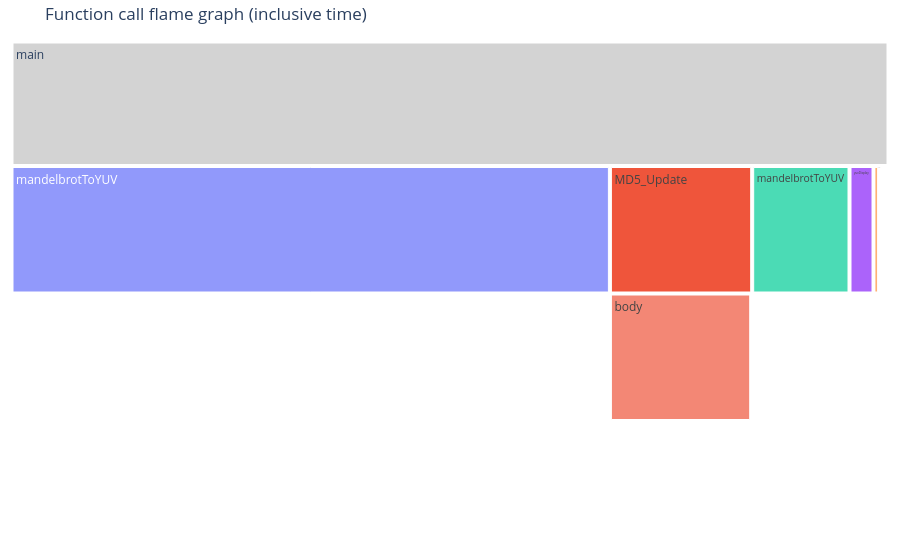

Here is the notebook cell this chart was saved with:
### Markdown cell above
### 2.1 Flame Graph view of the function call tree

This flame graph represents the inclusive CPU time of each function in the call tree. The wider a block, the more time it spent including its descendants.

### Code cell
# Plot the call hierarchy as an inclusive-time flame graph
flame_graph = trace_parser.build_flamegraph(calls)
flame_graph

### Figure 1 — Plotly figure (JSON) as saved in the notebook; plotly's stock layout.template omitted (floating-point values rounded to 4 significant figures; data arrays with more than 128 entries replaced by an {"elided": "..."} marker saying what was removed)
{"data": [{"branchvalues": "total", "customdata": {"elided": "18x10 mixed values"}, "hoverlabel": {"namelength": 80}, "hovertemplate": "<b>%{label}</b><br>file: %{customdata[9]}<br>calls: %{customdata[0]}<br>inclusive time: %{customdata[1]} us<br>exclusive time: %{customdata[2]} us<br>avg incl: %{customdata[3]:.2f} us<br>avg excl: %{customdata[4]:.2f} us<br>parent incl: %{customdata[5]:.2f}%<br>parent excl: %{customdata[6]:.2f}%<br>total incl: %{customdata[7]:.2f}%<br>total excl: %{customdata[8]:.2f}%<extra></extra>", "ids": ["main:0000000140004A50:root:0", "yuvDisplayInit:00000001400034A0:main:0000000140004A50:root:0:1", "startTiming:00000001400014E0:yuvDisplayInit:00000001400034A0:main:0000000140004A50:root:0:1:2", "startTiming:00000001400014E0:main:0000000140004A50:root:0:3", "mandelbrotToYUV:0000000140001920:main:0000000140004A50:root:0:4", "MD5_Update:0000000140002C30:main:0000000140004A50:root:0:5", "MD5_Init:0000000140002150:MD5_Update:0000000140002C30:main:0000000140004A50:root:0:5:6", "body:00000001400021A0:MD5_Update:0000000140002C30:main:0000000140004A50:root:0:5:7", "MD5_Final:0000000140002960:MD5_Update:0000000140002C30:main:0000000140004A50:root:0:5:8", "body:00000001400021A0:MD5_Final:0000000140002960:MD5_Update:0000000140002C30:main:0000000140004A50:root:0:5:8:9", "mandelbrotToYUV:0000000140001AB0:main:0000000140004A50:root:0:10", "yuvDisplay:0000000140003810:main:0000000140004A50:root:0:11", "stopTiming:0000000140001520:yuvDisplay:0000000140003810:main:0000000140004A50:root:0:11:12", "startTiming:00000001400014E0:yuvDisplay:0000000140003810:main:0000000140004A50:root:0:11:13", "exitCallBack:0000000140003430:yuvDisplay:0000000140003810:main:0000000140004A50:root:0:11:14", "stopTiming:0000000140001520:main:0000000140004A50:root:0:15", "yuvFinalize:0000000140003AA0:main:0000000140004A50:root:0:16", "exitCallBack:0000000140003430:yuvFinalize:0000000140003AA0:main:0000000140004A50:root:0:16:17"], "labels": ["main", "yuvDisplayInit", "startTiming", "startTiming", "mandelbrotToYUV", "MD5_Update", "MD5_Init", "body", "MD5_Final", "body", "mandelbrotToYUV", "yuvDisplay", "stopTiming", "startTiming", "exitCallBack", "stopTiming", "yuvFinalize", "exitCallBack"], "parents": ["", "main:0000000140004A50:root:0", "yuvDisplayInit:00000001400034A0:main:0000000140004A50:root:0:1", "main:0000000140004A50:root:0", "main:0000000140004A50:root:0", "main:0000000140004A50:root:0", "MD5_Update:0000000140002C30:main:0000000140004A50:root:0:5", "MD5_Update:0000000140002C30:main:0000000140004A50:root:0:5", "MD5_Update:0000000140002C30:main:0000000140004A50:root:0:5", "MD5_Final:0000000140002960:MD5_Update:0000000140002C30:main:0000000140004A50:root:0:5:8", "main:0000000140004A50:root:0", "main:0000000140004A50:root:0", "yuvDisplay:0000000140003810:main:0000000140004A50:root:0:11", "yuvDisplay:0000000140003810:main:0000000140004A50:root:0:11", "yuvDisplay:0000000140003810:main:0000000140004A50:root:0:11", "main:0000000140004A50:root:0", "main:0000000140004A50:root:0", "yuvFinalize:0000000140003AA0:main:0000000140004A50:root:0:16"], "root": {"color": "lightgrey"}, "tiling": {"orientation": "v", "pad": 3}, "type": "icicle", "values": [19953427, 121232, 14, 15, 13614544, 3237650, 977, 3215490, 1859, 663, 2214188, 545994, 975, 580, 1965, 47, 15253, 74]}], "layout": {"font": {"size": 12}, "margin": {"b": 10, "l": 10, "r": 10, "t": 40}, "paper_bgcolor": "white", "plot_bgcolor": "white", "title": {"text": "Function call flame graph (inclusive time)"}}}
